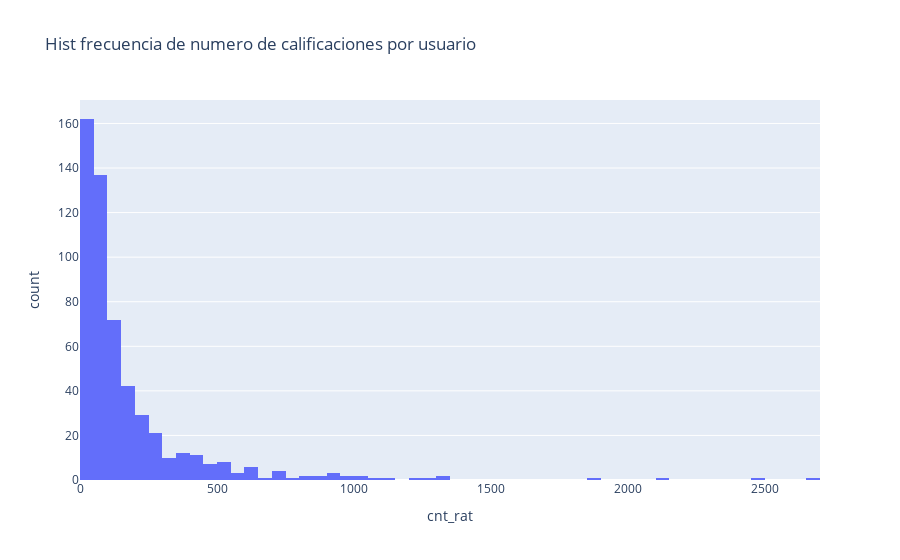

Notebook code cell kept with this figure:
### Code cell
#### filtrar usuarios con más de 25 películas calificados (para tener calificación confiable)
rating_users2 = pd.read_sql(
    """ select "userId" as userId,
                         count(*) as cnt_rat
                         from full_table
                         group by "userId"
                         having cnt_rat >=25
                         order by cnt_rat asc
                         """,
    conn,
)


### gráfica distribución después de filtrar datos
fig = px.histogram(
    rating_users2,
    x="cnt_rat",
    title="Hist frecuencia de numero de calificaciones por usuario",
)
fig.show()


### ver distribución después de filtros
rating_users2.describe()

### Figure 1 — Plotly figure (JSON) as saved in the notebook; plotly's stock layout.template omitted (floating-point values rounded to 4 significant figures; data arrays with more than 128 entries replaced by an {"elided": "..."} marker saying what was removed)
{"data": [{"alignmentgroup": "True", "bingroup": "x", "hovertemplate": "cnt_rat=%{x}<br>count=%{y}<extra></extra>", "legendgroup": "", "marker": {"color": "#636efa", "pattern": {"shape": ""}}, "name": "", "offsetgroup": "", "orientation": "v", "showlegend": false, "type": "histogram", "x": {"elided": "547 int values"}, "xaxis": "x", "yaxis": "y"}], "layout": {"barmode": "relative", "legend": {"tracegroupgap": 0}, "title": {"text": "Hist frecuencia de numero de calificaciones por usuario"}, "xaxis": {"anchor": "y", "domain": [0, 1], "title": {"text": "cnt_rat"}}, "yaxis": {"anchor": "x", "domain": [0, 1], "title": {"text": "count"}}}}
